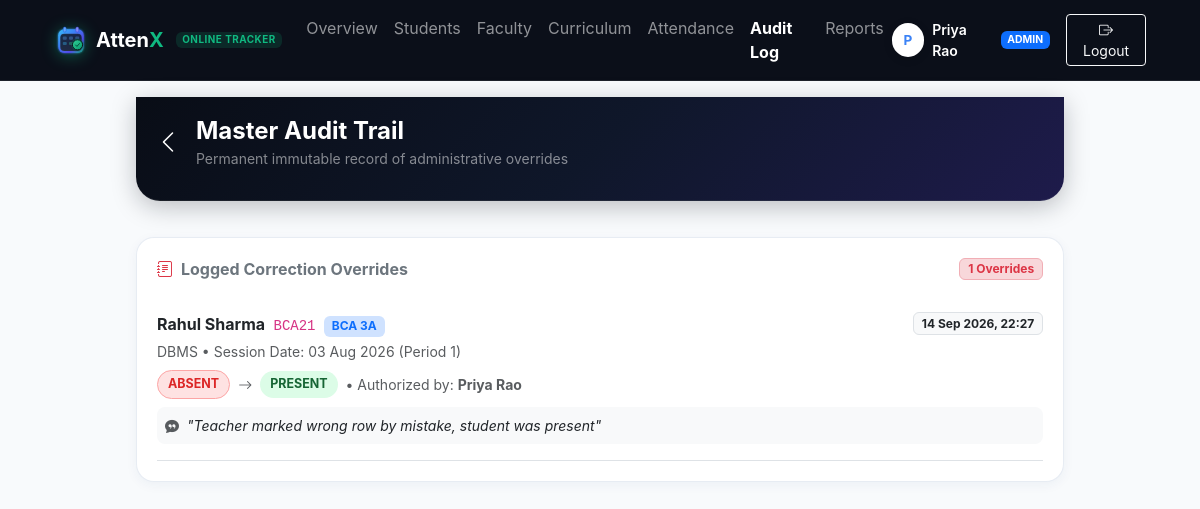
Page /admin/audit-log (signed in) on the earlier database version.
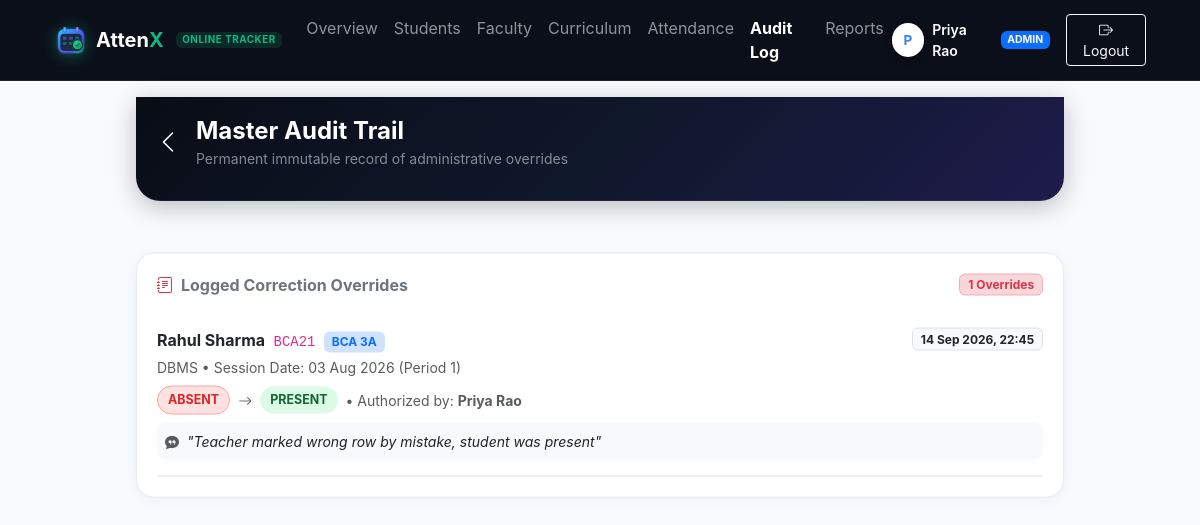
Same page on the later database version.
### models.py (models this page shows, shortened)
class User(db.Model):
    __tablename__ = 'users'
    user_id = db.Column(db.Integer, primary_key=True, autoincrement=True)
    name = db.Column(db.String(100), nullable=False)
    email = db.Column(db.String(150), unique=True, nullable=False)
    password = db.Column(db.String(255), nullable=False)
    role = db.Column(db.Enum('teacher', 'student', 'admin', name='user_roles'), nullable=False)
    photo_url = db.Column(db.String(255), nullable=True)
    active = db.Column(db.Boolean, default=True, nullable=False)
    created_at = db.Column(db.DateTime, default=datetime.utcnow, nullable=False)
    student_profile = db.relationship('Student', backref='user', uselist=False, lazy=True)
    teacher_assignments = db.relationship('TeacherSubject', backref='teacher', lazy=True)
    marked_attendances = db.relationship('Attendance', backref='marker', lazy=True)
    corrections_made = db.relationship('AttendanceCorrection', backref='admin', lazy=True)

class AttendanceCorrection(db.Model):
    __tablename__ = 'attendance_corrections'
    correction_id = db.Column(db.Integer, primary_key=True, autoincrement=True)
    attendance_id = db.Column(db.Integer, db.ForeignKey('attendance.attendance_id'), nullable=False)
    admin_id = db.Column(db.Integer, db.ForeignKey('users.user_id'), nullable=False)
    old_status = db.Column(db.Enum('present', 'absent', name='old_status_enum'), nullable=False)
    new_status = db.Column(db.Enum('present', 'absent', name='new_status_enum'), nullable=False)
    reason = db.Column(db.Text, nullable=False)
    corrected_at = db.Column(db.DateTime, default=datetime.utcnow, nullable=False)

class Student(db.Model):
    __tablename__ = 'students'
    student_id = db.Column(db.Integer, primary_key=True, autoincrement=True)
    user_id = db.Column(db.Integer, db.ForeignKey('users.user_id'), unique=True, nullable=False)
    roll_no = db.Column(db.String(20), unique=True, nullable=False)
    class_id = db.Column(db.Integer, db.ForeignKey('classes.class_id'), nullable=False)
    attendances = db.relationship('Attendance', backref='student', lazy=True)

class Class(db.Model):
    __tablename__ = 'classes'
    class_id = db.Column(db.Integer, primary_key=True, autoincrement=True)
    class_name = db.Column(db.String(50), unique=True, nullable=False)
    created_at = db.Column(db.DateTime, default=datetime.utcnow, nullable=False)
    students = db.relationship('Student', backref='class_obj', lazy=True)
    class_subjects = db.relationship('ClassSubject', backref='class_obj', lazy=True)
    teacher_subjects = db.relationship('TeacherSubject', backref='class_obj', lazy=True)
    attendances = db.relationship('Attendance', backref='class_obj', lazy=True)

class Subject(db.Model):
    __tablename__ = 'subjects'
    subject_id = db.Column(db.Integer, primary_key=True, autoincrement=True)
    subject_name = db.Column(db.String(100), unique=True, nullable=False)
    class_subjects = db.relationship('ClassSubject', backref='subject', lazy=True)
    teacher_subjects = db.relationship('TeacherSubject', backref='subject', lazy=True)
    attendances = db.relationship('Attendance', backref='subject', lazy=True)

class Attendance(db.Model):
    __tablename__ = 'attendance'
    attendance_id = db.Column(db.Integer, primary_key=True, autoincrement=True)
    student_id = db.Column(db.Integer, db.ForeignKey('students.student_id'), nullable=False)
    subject_id = db.Column(db.Integer, db.ForeignKey('subjects.subject_id'), nullable=False)
    class_id = db.Column(db.Integer, db.ForeignKey('classes.class_id'), nullable=False)
    period_id = db.Column(db.Integer, db.ForeignKey('periods.period_id'), nullable=False)
    date = db.Column(db.Date, nullable=False)
    status = db.Column(db.Enum('present', 'absent', name='attendance_status'), nullable=False)
    locked = db.Column(db.Boolean, default=False, nullable=False)
    marked_by = db.Column(db.Integer, db.ForeignKey('users.user_id'), nullable=False)
    created_at = db.Column(db.DateTime, default=datetime.utcnow, nullable=False)
    corrections = db.relationship('AttendanceCorrection', backref='attendance_record', lazy=True)
    __table_args__ = (
        db.UniqueConstraint('student_id', 'subject_id', 'period_id', 'date', name='unique_attendance_entry'),
    )

class Period(db.Model):
    __tablename__ = 'periods'
    period_id = db.Column(db.Integer, primary_key=True, autoincrement=True)
    period_name = db.Column(db.String(50), nullable=False)
    start_time = db.Column(db.Time, nullable=True)
    end_time = db.Column(db.Time, nullable=True)
    attendances = db.relationship('Attendance', backref='period', lazy=True)

### routes/admin_routes.py (the view)
@admin_bp.route('/audit-log')
@role_required('admin')
def audit_log():
    corrections = AttendanceCorrection.query.order_by(AttendanceCorrection.corrected_at.desc()).all()
    return render_template('admin/audit_log.html', corrections=corrections)

### auth.py (called while the page is built)
def get_current_user():
    user_id = session.get('user_id')
    if user_id:
        return User.query.get(user_id)
    return None

### templates/admin/audit_log.html (shortened to what this page needs)
{% extends "base.html" %}
{% block content %}
<div class="row g-3 py-2">
    <div class="col-12">
        <div class="app-top-header">
            <div class="d-flex align-items-center gap-3">
                <a href="{{ url_for('admin.dashboard') }}" class="text-white fs-4">
                    <i class="bi bi-chevron-left"></i>
                </a>
                <div>
                    <h4 class="fw-bold mb-0 text-white">Master Audit Trail</h4>
                    <span class="small text-white-50">Permanent immutable record of administrative overrides</span>
                </div>
            </div>
        </div>
    </div>
    <div class="col-12">
        <div class="app-card">
            <div class="d-flex justify-content-between align-items-center mb-3">
                <h6 class="fw-bold text-secondary mb-0"><i class="bi bi-journal-text text-danger me-2"></i>Logged Correction Overrides</h6>
                <span class="badge bg-danger-subtle text-danger border border-danger-subtle">{{ corrections|length }} Overrides</span>
            </div>
            {% if corrections %}
                <div class="list-group list-group-flush">
                    {% for c in corrections %}
                        <div class="list-group-item px-0 py-3 border-bottom">
                            <div class="d-flex justify-content-between align-items-start mb-1">
                                <div>
                                    <span class="fw-bold text-dark fs-6">{{ c.attendance_record.student.user.name }}</span>
                                    <code class="ms-1">{{ c.attendance_record.student.roll_no }}</code>
                                    <span class="badge bg-primary-subtle text-primary ms-1">{{ c.attendance_record.class_obj.class_name }}</span>
                                </div>
                                <span class="badge bg-light text-dark border">{{ c.corrected_at.strftime('%d %b %Y, %H:%M') }}</span>
                            </div>
                            <div class="small text-muted mb-2">
                                {{ c.attendance_record.subject.subject_name }} &bull; Session Date: {{ c.attendance_record.date.strftime('%d %b %Y') }} ({{ c.attendance_record.period.period_name }})
                            </div>
                            <div class="d-flex align-items-center gap-2 mb-2">
                                <span class="alert-badge-danger">{{ c.old_status|upper }}</span>
                                <i class="bi bi-arrow-right small text-muted"></i>
                                <span class="badge-success-subtle">{{ c.new_status|upper }}</span>
                                <span class="text-muted small">&bull; Authorized by: <strong>{{ c.admin.name }}</strong></span>
                            </div>
                            <div class="bg-light p-2 rounded-3 small fst-italic text-dark">
                                <i class="bi bi-chat-quote-fill text-muted me-1"></i> "{{ c.reason }}"
                            </div>
                        </div>
                    {% endfor %}
                </div>
            {% else %}
                <p class="text-muted small mb-0">No corrections logged yet. All attendance records are pristine.</p>
            {% endif %}
        </div>
    </div>
</div>
{% endblock %}

### templates/base.html (shortened to what this page needs)
<!DOCTYPE html>
<html lang="en">
<head>
    <link href="https://cdn.jsdelivr.net/npm/bootstrap@5.3.3/dist/css/bootstrap.min.css" rel="stylesheet">
    <link href="https://cdn.jsdelivr.net/npm/bootstrap-icons@1.11.3/font/bootstrap-icons.min.css" rel="stylesheet">
    <link rel="stylesheet" href="{{ url_for('static', filename='css/style.css') }}">
</head>
<body class="{% block body_class %}{% endblock %}">
    {% if logged_in and not hide_header %}
        <nav class="navbar navbar-expand-lg navbar-dark d-none d-md-flex app-navbar">
            <div class="container px-4">
                <a class="navbar-brand d-flex align-items-center gap-2" href="{{ url_for('index') }}">
                    <img src="{{ url_for('static', filename='images/logo-icon.svg') }}" alt="AttenX" width="34" height="34" class="logo-glow">
                    <span class="fw-bold tracking-tight">Atten<span class="text-emerald">X</span></span>
                    <span class="badge bg-emerald-subtle text-emerald ms-1" style="font-size: 0.62rem; letter-spacing: 0.5px;">ONLINE TRACKER</span>
                </a>
                <div class="collapse navbar-collapse">
                    <ul class="navbar-nav me-auto mb-2 mb-lg-0">
                        {% if user_role == 'student' %}
                            <li class="nav-item"><a class="nav-link {% if request.endpoint == 'student.dashboard' %}active text-white fw-bold{% endif %}" href="{{ url_for('student.dashboard') }}">Dashboard</a></li>
                            <li class="nav-item"><a class="nav-link {% if request.endpoint == 'student.attendance_page' %}active text-white fw-bold{% endif %}" href="{{ url_for('student.attendance_page') }}">Attendance</a></li>
                            <li class="nav-item"><a class="nav-link {% if request.endpoint == 'student.schedule' %}active text-white fw-bold{% endif %}" href="{{ url_for('student.schedule') }}">Schedule</a></li>
                            <li class="nav-item"><a class="nav-link {% if request.endpoint == 'student.assignments' %}active text-white fw-bold{% endif %}" href="{{ url_for('student.assignments') }}">Assignments</a></li>
                            <li class="nav-item"><a class="nav-link {% if request.endpoint == 'student.fees' %}active text-white fw-bold{% endif %}" href="{{ url_for('student.fees') }}">Fees</a></li>
                            <li class="nav-item"><a class="nav-link {% if request.endpoint == 'student.notices' %}active text-white fw-bold{% endif %}" href="{{ url_for('student.notices') }}">Notices</a></li>
                        {% elif user_role == 'admin' %}
                            <li class="nav-item"><a class="nav-link {% if request.endpoint == 'admin.dashboard' %}active text-white fw-bold{% endif %}" href="{{ url_for('admin.dashboard') }}">Overview</a></li>
                            <li class="nav-item"><a class="nav-link {% if request.endpoint == 'admin.manage_students' %}active text-white fw-bold{% endif %}" href="{{ url_for('admin.manage_students') }}">Students</a></li>
                            <li class="nav-item"><a class="nav-link {% if request.endpoint == 'admin.manage_teachers' %}active text-white fw-bold{% endif %}" href="{{ url_for('admin.manage_teachers') }}">Faculty</a></li>
                            <li class="nav-item"><a class="nav-link {% if request.endpoint == 'admin.manage_classes' %}active text-white fw-bold{% endif %}" href="{{ url_for('admin.manage_classes') }}">Curriculum</a></li>
                            <li class="nav-item"><a class="nav-link {% if request.endpoint == 'admin.view_attendance' %}active text-white fw-bold{% endif %}" href="{{ url_for('admin.view_attendance') }}">Attendance</a></li>
                            <li class="nav-item"><a class="nav-link {% if request.endpoint == 'admin.audit_log' %}active text-white fw-bold{% endif %}" href="{{ url_for('admin.audit_log') }}">Audit Log</a></li>
                            <li class="nav-item"><a class="nav-link {% if request.endpoint == 'admin.reports' %}active text-white fw-bold{% endif %}" href="{{ url_for('admin.reports') }}">Reports</a></li>
                        {% endif %}
                    </ul>
                    <div class="d-flex align-items-center gap-3">
                        <div class="text-white d-flex align-items-center gap-2">
                            <div class="avatar-circle" style="width: 34px; height: 34px; font-size: 0.85rem;">
                                {{ current_user.name[0] if current_user else 'U' }}
                            </div>
                            <span class="small fw-semibold">{{ current_user.name }}</span>
                            <span class="badge bg-primary text-uppercase" style="font-size: 0.65rem;">{{ user_role }}</span>
                        </div>
                        <a href="{{ url_for('auth.logout') }}" class="btn btn-outline-light btn-sm">
                            <i class="bi bi-box-arrow-right"></i> Logout
                        </a>
                    </div>
                </div>
            </div>
        </nav>
    {% endif %}
    <main class="app-container">
        {% block content %}{% endblock %}
    </main>
</body>
</html>

### static/css/style.css (style rules this page uses)
:root { --app-primary: #3b82f6; --app-primary-dark: #0b0f19; --app-primary-indigo: #4f46e5; --app-primary-light: #60a5fa; --app-primary-subtle: #eff6ff; --app-emerald: #10b981; --app-emerald-glow: #34d399; --app-emerald-subtle: #ecfdf5; --app-cyan: #06b6d4; --app-accent: #f59e0b; --app-success: #10b981; --app-danger: #ef4444; --app-bg: #f8fafc; --app-card: #ffffff; --app-text: #0f172a; --app-text-muted: #64748b; --app-border: #e2e8f0; --app-radius: 18px; --app-radius-lg: 24px; }
body { background-color: var(--app-bg); font-family: -apple-system, BlinkMacSystemFont, "Segoe UI", Roboto, "Helvetica Neue", Arial, sans-serif; color: var(--app-text); min-height: 100vh; display: flex; flex-direction: column; margin: 0; padding-bottom: 70px; }
.app-container { max-width: 960px; margin: 0 auto; width: 100%; padding: 0 16px; }
.app-navbar { background: #0b0f19 !important; border-bottom: 1px solid rgba(255, 255, 255, 0.08); backdrop-filter: blur(12px); }
.logo-glow { filter: drop-shadow(0 2px 8px rgba(16, 185, 129, 0.45)); transition: filter 0.2s ease, transform 0.2s ease; }
.text-emerald { color: #10b981 !important; }
.bg-emerald-subtle { background-color: rgba(16, 185, 129, 0.15) !important; }
.app-top-header { background: linear-gradient(135deg, #090d16 0%, #0f172a 50%, #1e1b4b 100%); color: #ffffff; padding: 20px 20px 30px 20px; border-bottom-left-radius: 24px; border-bottom-right-radius: 24px; box-shadow: 0 6px 24px rgba(11, 15, 25, 0.25); margin-bottom: 20px; border-bottom: 1px solid rgba(255, 255, 255, 0.08); }
.app-top-header a { color: #ffffff; text-decoration: none; }
.avatar-circle { width: 48px; height: 48px; border-radius: 50%; background: #ffffff; color: var(--app-primary); display: flex; align-items: center; justify-content: center; font-weight: 700; font-size: 1.1rem; box-shadow: 0 2px 8px rgba(0, 0, 0, 0.15); border: 2px solid rgba(255, 255, 255, 0.9); }
.app-card { background: var(--app-card); border-radius: var(--app-radius); border: 1px solid rgba(226, 232, 240, 0.8); box-shadow: 0 3px 12px rgba(18, 56, 108, 0.05); padding: 20px; margin-bottom: 16px; transition: transform 0.2s ease, box-shadow 0.2s ease; }
.alert-badge-danger { background-color: #fee2e2; color: #dc2626; font-weight: 700; border: 1px solid #fca5a5; padding: 4px 10px; border-radius: 20px; font-size: 0.78rem; display: inline-flex; align-items: center; gap: 4px; }
.badge-success-subtle { background-color: #dcfce7; color: #166534; font-weight: 700; padding: 4px 10px; border-radius: 20px; font-size: 0.78rem; }
.app-card, .subject-card, .action-item, .btn { will-change: transform; }

Differences in the rows shown:
changed AttendanceCorrection "Teacher marked wrong row by mistake, student was present": corrected_at "14 Sep 2026, 22:27" → "14 Sep 2026, 22:45"
